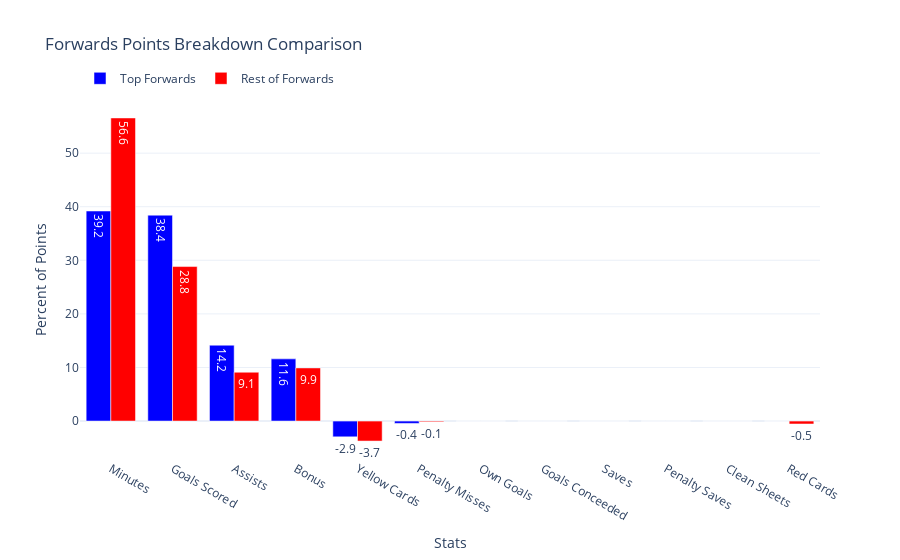

Notebook cell for this chart:
### Markdown cell above
#### 2.4 Forwards

### Code cell
trace1 = go.Bar(
    x=top_fwd_percent.index,
    y=top_fwd_percent.values,
    name='Top Forwards',
    marker_color='blue',
    text=top_fwd_percent.values.round(1)
)

trace2 = go.Bar(
    x=rest_fwd_percent.index,
    y=rest_fwd_percent.values,
    name='Rest of Forwards',
    marker_color='red',
    text=rest_fwd_percent.values.round(1)
)

fig = go.Figure(data=[trace1, trace2])

fig.update_layout(
    barmode='group',
    title_text='Forwards Points Breakdown Comparison',
    xaxis_title='Stats',
    yaxis_title='Percent of Points',
    legend={'orientation': 'h', 'yanchor': 'top', 'y': 10},
    template='plotly_white'
)

fig.show()

### Figure 1 — Plotly figure (JSON) as saved in the notebook; plotly's stock layout.template omitted (floating-point values rounded to 4 significant figures)
{"data": [{"marker": {"color": "blue"}, "name": "Top Forwards", "text": [39.2, 38.4, 14.2, 11.6, -2.9, -0.4, 0, 0, 0, 0, 0, 0], "type": "bar", "x": ["Minutes", "Goals Scored", "Assists", "Bonus", "Yellow Cards", "Penalty Misses", "Own Goals", "Goals Conceeded", "Saves", "Penalty Saves", "Clean Sheets", "Red Cards"], "y": [39.2, 38.42, 14.16, 11.6, -2.943, -0.4442, 0, 0, 0, 0, 0, 0]}, {"marker": {"color": "red"}, "name": "Rest of Forwards", "text": [56.6, 28.8, 9.9, 9.1, -3.7, -0.5, -0.1, 0, 0, 0, 0, 0], "type": "bar", "x": ["Minutes", "Goals Scored", "Bonus", "Assists", "Yellow Cards", "Red Cards", "Penalty Misses", "Own Goals", "Goals Conceeded", "Saves", "Penalty Saves", "Clean Sheets"], "y": [56.57, 28.83, 9.916, 9.111, -3.732, -0.5488, -0.1464, 0, 0, 0, 0, 0]}], "layout": {"barmode": "group", "legend": {"orientation": "h", "y": 10, "yanchor": "top"}, "title": {"text": "Forwards Points Breakdown Comparison"}, "xaxis": {"title": {"text": "Stats"}}, "yaxis": {"title": {"text": "Percent of Points"}}}}
